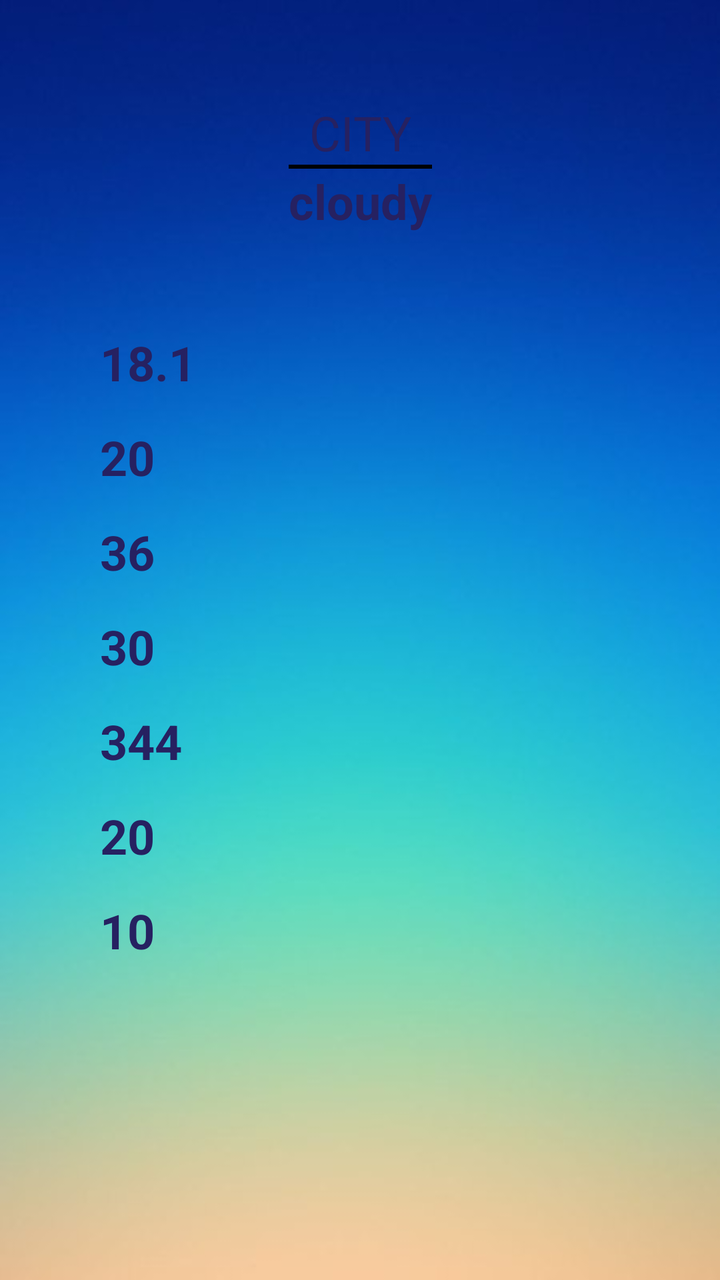
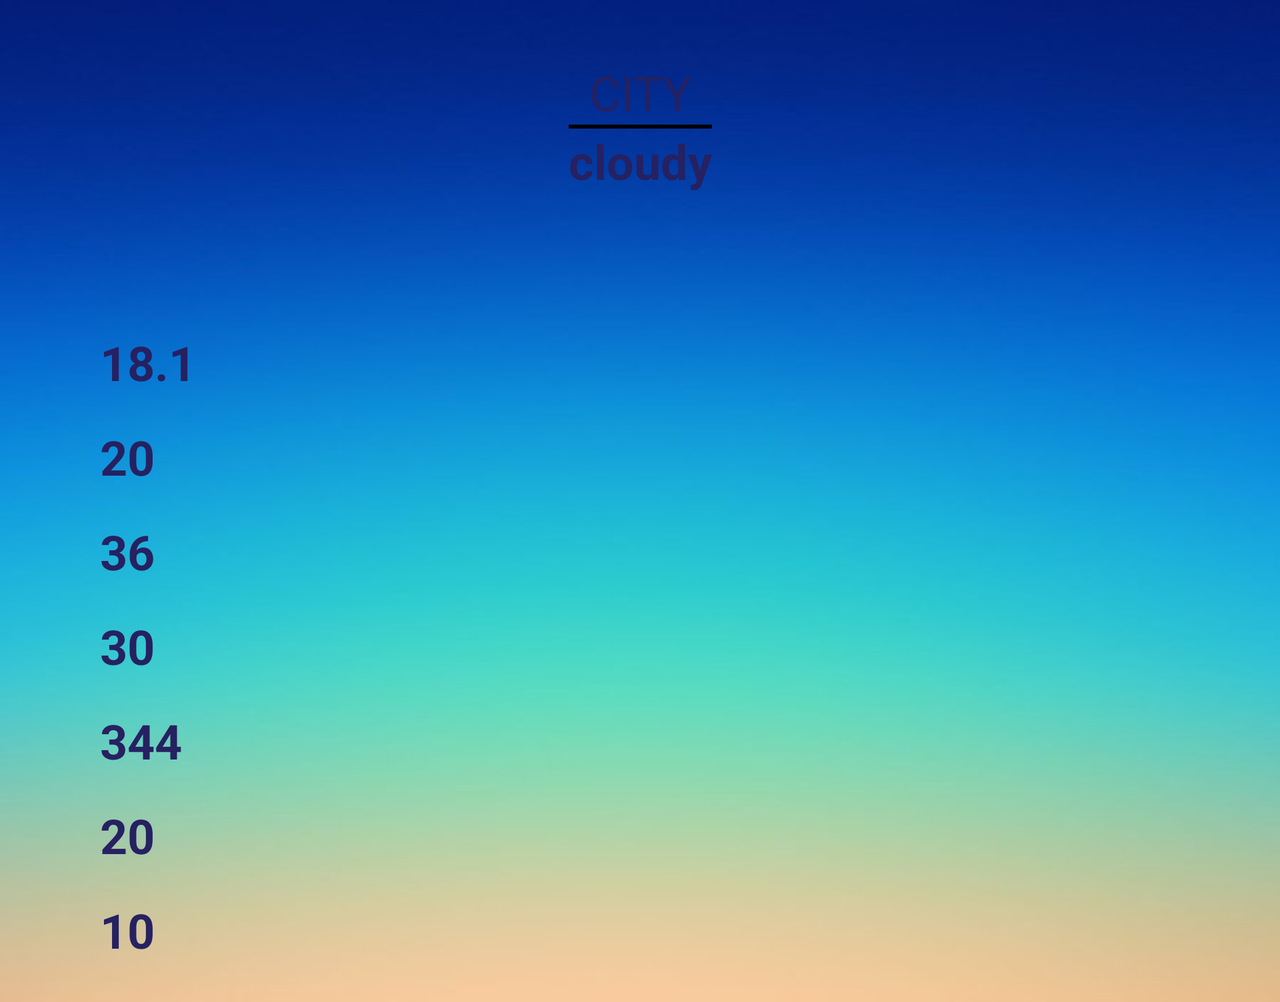

The same Android screen from two of the app's own layout files: first res/layout/ as a phone draws it, then the repository's variant for another configuration, drawn on a device whose configuration selects that folder. Both files follow.
<!-- AndroidManifest.xml: application theme Theme.Weather -->
<!-- res/layout/weather_fragment.xml -->
<?xml version="1.0" encoding="utf-8"?>
<androidx.constraintlayout.widget.ConstraintLayout xmlns:android="http://schemas.android.com/apk/res/android"
    xmlns:app="http://schemas.android.com/apk/res-auto"
    xmlns:tools="http://schemas.android.com/tools"
    android:layout_width="match_parent"
    android:layout_height="match_parent"
    android:background="@drawable/background"
    android:orientation="vertical">



    <ImageView
        android:id="@+id/remove_city_btn"
        android:layout_width="40dp"
        android:layout_height="40dp"
        android:layout_marginTop="5dp"
        android:layout_marginEnd="10dp"
        android:src="@drawable/ic_remove"
        android:visibility="gone"
        app:layout_constraintEnd_toEndOf="parent"
        app:layout_constraintTop_toTopOf="parent" />

    <LinearLayout
        android:id="@+id/content_top"
        android:layout_width="wrap_content"
        android:layout_height="wrap_content"
        android:layout_marginTop="50dp"
        android:orientation="vertical"
        app:layout_constraintEnd_toEndOf="parent"
        app:layout_constraintStart_toStartOf="parent"
        app:layout_constraintTop_toTopOf="parent">

        <TextView
            android:id="@+id/city_name_tv"
            android:layout_width="wrap_content"
            android:layout_height="wrap_content"
            android:layout_gravity="center"
            android:textColor="@color/purple_text"
            android:textSize="24sp"
            tools:text="CITY" />

        <View
            android:id="@+id/view"
            android:layout_width="match_parent"
            android:layout_height="2dp"
            android:background="@color/black" />

        <TextView
            android:id="@+id/weatherDescription"
            style="@style/customTextView"
            android:layout_width="wrap_content"
            android:layout_height="wrap_content"
            android:layout_gravity="center"
            tools:text="cloudy" />

    </LinearLayout>

    <androidx.recyclerview.widget.RecyclerView
        android:id="@+id/main_recycler"
        android:layout_width="match_parent"
        android:layout_height="wrap_content"
        android:layout_marginTop="10dp"
        android:orientation="horizontal"
        app:layoutManager="androidx.recyclerview.widget.LinearLayoutManager"
        app:layout_constraintEnd_toEndOf="parent"
        app:layout_constraintStart_toStartOf="parent"
        app:layout_constraintTop_toBottomOf="@id/content_top"
        tools:itemCount="1"
        tools:listitem="@layout/add_item" />

    <LinearLayout
        android:id="@+id/icon_group"
        android:layout_width="wrap_content"
        android:layout_height="wrap_content"
        android:layout_marginTop="165dp"
        android:orientation="vertical"
        android:visibility="gone"
        app:layout_constraintStart_toStartOf="parent"
        app:layout_constraintTop_toTopOf="parent">

        <ImageView
            android:layout_width="40dp"
            android:layout_height="40dp"
            android:src="@drawable/ic_temp" />

        <ImageView
            android:layout_width="40dp"
            android:layout_height="40dp"
            android:layout_marginTop="10dp"
            android:src="@drawable/ic_temp" />

        <ImageView
            android:layout_width="40dp"
            android:layout_height="40dp"
            android:layout_marginTop="7dp"
            android:src="@drawable/ic_humidity" />

        <ImageView
            android:layout_width="40dp"
            android:layout_height="40dp"
            android:src="@drawable/ic_cloudy" />

        <ImageView
            android:layout_width="40dp"
            android:layout_height="40dp"
            android:layout_marginTop="8dp"
            android:src="@drawable/ic_pressure" />

        <ImageView
            android:layout_width="40dp"
            android:layout_height="40dp"
            android:layout_marginTop="8dp"
            android:src="@drawable/ic_visibility" />

        <ImageView
            android:layout_width="40dp"
            android:layout_height="40dp"
            android:layout_marginTop="5dp"
            android:src="@drawable/ic_wind_speed" />

    </LinearLayout>

    <LinearLayout
        android:id="@+id/content"
        android:layout_width="wrap_content"
        android:layout_height="wrap_content"
        android:layout_marginStart="50dp"
        android:layout_marginTop="150dp"
        android:orientation="vertical"
        app:layout_constraintStart_toStartOf="parent"
        app:layout_constraintTop_toTopOf="parent">

        <TextView
            android:id="@+id/temp"
            style="@style/customTextView"
            android:layout_width="wrap_content"
            android:layout_height="wrap_content"
            android:layout_marginTop="15dp"
            tools:text="18.1" />

        <TextView
            android:id="@+id/feels_like"
            style="@style/customTextView"
            android:layout_width="wrap_content"
            android:layout_height="wrap_content"
            android:layout_marginTop="15dp"
            tools:text="20" />

        <TextView
            android:id="@+id/humidity"
            style="@style/customTextView"
            android:layout_width="wrap_content"
            android:layout_height="wrap_content"
            android:layout_marginTop="15dp"
            tools:text="36" />

        <TextView
            android:id="@+id/cloudiness"
            style="@style/customTextView"
            android:layout_width="wrap_content"
            android:layout_height="wrap_content"
            android:layout_marginTop="15dp"
            tools:text="30" />

        <TextView
            android:id="@+id/pressure"
            style="@style/customTextView"
            android:layout_width="wrap_content"
            android:layout_height="wrap_content"
            android:layout_marginTop="15dp"
            tools:text="344" />

        <TextView
            android:id="@+id/visibility"
            style="@style/customTextView"
            android:layout_width="wrap_content"
            android:layout_height="wrap_content"
            android:layout_marginTop="15dp"
            tools:text="20" />


        <TextView
            android:id="@+id/speed"
            style="@style/customTextView"
            android:layout_width="wrap_content"
            android:layout_height="wrap_content"
            android:layout_marginTop="15dp"
            tools:text="10" />

    </LinearLayout>

    <LinearLayout
        android:id="@+id/error_container"
        android:layout_width="wrap_content"
        android:layout_height="wrap_content"
        android:orientation="vertical"
        android:visibility="gone"
        app:layout_constraintBottom_toBottomOf="parent"
        app:layout_constraintEnd_toEndOf="parent"
        app:layout_constraintStart_toStartOf="parent"
        app:layout_constraintTop_toTopOf="parent">


        <TextView
            android:id="@+id/error_message"
            android:layout_width="wrap_content"
            android:layout_height="wrap_content"
            android:textColor="@color/purple_text"
            android:textSize="20sp"
            android:textStyle="bold"
            tools:text="Проверьте интернет соединение" />

        <View
            android:layout_width="match_parent"
            android:layout_height="2dp"
            android:background="@color/black" />

        <com.google.android.material.button.MaterialButton
            android:id="@+id/try_again_btn"
            android:layout_width="wrap_content"
            android:layout_height="wrap_content"
            android:layout_gravity="center"
            android:layout_marginTop="15dp"
            android:backgroundTint="#135568"
            android:text="@string/try_again"
            android:textColor="#34AACD"
            app:cornerRadius="8dp" />

    </LinearLayout>

    <ProgressBar
        android:id="@+id/progressBar"
        android:layout_width="wrap_content"
        android:layout_height="wrap_content"
        android:visibility="gone"
        app:layout_constraintBottom_toBottomOf="parent"
        app:layout_constraintEnd_toEndOf="parent"
        app:layout_constraintStart_toStartOf="parent"
        app:layout_constraintTop_toTopOf="parent" />


</androidx.constraintlayout.widget.ConstraintLayout>
<!-- resources referenced by this layout -->
<resources>
  <color name="black">#FF000000</color>
  <color name="purple_text">#262161</color>
  <!-- drawable background: jpg bitmap (drawable, 12779 bytes) -->
  <!-- drawable ic_cloudy: png bitmap (drawable, 830 bytes) -->
  <!-- drawable ic_humidity: png bitmap (drawable, 929 bytes) -->
  <!-- drawable ic_pressure: png bitmap (drawable, 961 bytes) -->
  <!-- drawable ic_remove (drawable) -->
  <vector android:height="24dp" android:tint="@color/warm_red"
      android:viewportHeight="24" android:viewportWidth="24"
      android:width="24dp" xmlns:android="http://schemas.android.com/apk/res/android">
      <path android:fillColor="@android:color/white" android:pathData="M12,2C6.48,2 2,6.48 2,12s4.48,10 10,10 10,-4.48 10,-10S17.52,2 12,2zM17,13L7,13v-2h10v2z"/>
  </vector>
  <!-- drawable ic_temp: png bitmap (drawable, 744 bytes) -->
  <string name="try_again">Повторить</string>
  <style name="customTextView" parent="@android:style/TextAppearance.Widget.TextView">
          <item name="android:layout_gravity">start</item>
          <item name="android:textColor">@color/purple_text</item>
          <item name="android:textSize">24sp</item>
          <item name="android:textStyle">bold</item>
      </style>
  <style name="Theme.Weather" parent="Theme.MaterialComponents.DayNight.NoActionBar">
          
          <item name="colorPrimary">@color/purple_500</item>
          <item name="colorPrimaryVariant">@color/purple_700</item>
          <item name="colorOnPrimary">@color/white</item>
          
          <item name="colorSecondary">@color/teal_200</item>
          <item name="colorSecondaryVariant">@color/teal_700</item>
          <item name="colorOnSecondary">@color/black</item>
          
          <item name="android:statusBarColor" tools:targetApi="l">?attr/colorPrimaryVariant</item>
          
      </style>
  <color name="warm_red">#F9AB9F</color>
  <color name="purple_500">#FF6200EE</color>
  <color name="purple_700">#FF3700B3</color>
  <color name="white">#FFFFFFFF</color>
  <color name="teal_200">#FF03DAC5</color>
  <color name="teal_700">#FF018786</color>
</resources>
<!-- res/layout-land/weather_fragment.xml (the repository's variant of the layout above) -->
<!-- drawn on the phone turned sideways -->
<?xml version="1.0" encoding="utf-8"?>
<ScrollView xmlns:android="http://schemas.android.com/apk/res/android"
    xmlns:app="http://schemas.android.com/apk/res-auto"
    xmlns:tools="http://schemas.android.com/tools"
    android:layout_width="match_parent"
    android:fillViewport="true"
    android:layout_height="match_parent">

    <androidx.constraintlayout.widget.ConstraintLayout
        android:layout_width="match_parent"
        android:layout_height="wrap_content"
        android:background="@drawable/background"
        android:orientation="vertical">


        <ImageView
            android:id="@+id/remove_city_btn"
            android:layout_width="40dp"
            android:layout_height="40dp"
            android:layout_marginTop="5dp"
            android:layout_marginEnd="10dp"
            android:src="@drawable/ic_remove"
            android:visibility="gone"
            app:layout_constraintEnd_toEndOf="parent"
            app:layout_constraintTop_toTopOf="parent" />

        <LinearLayout
            android:id="@+id/content_top"
            android:layout_width="wrap_content"
            android:layout_height="wrap_content"
            android:layout_marginTop="30dp"
            android:orientation="vertical"
            app:layout_constraintEnd_toEndOf="parent"
            app:layout_constraintStart_toStartOf="parent"
            app:layout_constraintTop_toTopOf="parent">

            <TextView
                android:id="@+id/city_name_tv"
                android:layout_width="wrap_content"
                android:layout_height="wrap_content"
                android:layout_gravity="center"
                android:textColor="@color/purple_text"
                android:textSize="24sp"
                tools:text="CITY" />

            <View
                android:id="@+id/view"
                android:layout_width="match_parent"
                android:layout_height="2dp"
                android:background="@color/black" />

            <TextView
                android:id="@+id/weatherDescription"
                style="@style/customTextView"
                android:layout_width="wrap_content"
                android:layout_height="wrap_content"
                android:layout_gravity="center"
                tools:text="cloudy" />

        </LinearLayout>

        <androidx.recyclerview.widget.RecyclerView
            android:id="@+id/main_recycler"
            android:layout_width="match_parent"
            android:layout_height="wrap_content"
            android:layout_marginStart="20dp"
            android:layout_marginTop="10dp"
            android:orientation="horizontal"
            app:layoutManager="androidx.recyclerview.widget.LinearLayoutManager"
            app:layout_constraintEnd_toEndOf="parent"
            app:layout_constraintStart_toStartOf="parent"
            app:layout_constraintTop_toBottomOf="@id/content_top"
            tools:listitem="@layout/city_item" />


        <LinearLayout
            android:id="@+id/icon_group"
            android:layout_width="wrap_content"
            android:layout_height="wrap_content"
            android:layout_marginTop="165dp"
            android:orientation="vertical"
            android:visibility="gone"
            app:layout_constraintStart_toStartOf="parent"
            app:layout_constraintTop_toTopOf="parent">

            <ImageView
                android:layout_width="40dp"
                android:layout_height="40dp"
                android:src="@drawable/ic_temp" />

            <ImageView
                android:layout_width="40dp"
                android:layout_height="40dp"
                android:layout_marginTop="10dp"
                android:src="@drawable/ic_temp" />

            <ImageView
                android:layout_width="40dp"
                android:layout_height="40dp"
                android:layout_marginTop="7dp"
                android:src="@drawable/ic_humidity" />

            <ImageView
                android:layout_width="40dp"
                android:layout_height="40dp"
                android:src="@drawable/ic_cloudy" />

            <ImageView
                android:layout_width="40dp"
                android:layout_height="40dp"
                android:layout_marginTop="8dp"
                android:src="@drawable/ic_pressure" />

            <ImageView
                android:layout_width="40dp"
                android:layout_height="40dp"
                android:layout_marginTop="8dp"
                android:src="@drawable/ic_visibility" />

            <ImageView
                android:layout_width="40dp"
                android:layout_height="40dp"
                android:layout_marginTop="5dp"
                android:src="@drawable/ic_wind_speed" />

        </LinearLayout>

        <LinearLayout
            android:id="@+id/content"
            android:layout_width="wrap_content"
            android:layout_height="wrap_content"
            android:layout_marginStart="50dp"
            android:layout_marginTop="150dp"
            android:orientation="vertical"
            app:layout_constraintStart_toStartOf="parent"
            app:layout_constraintTop_toTopOf="parent">

            <TextView
                android:id="@+id/temp"
                style="@style/customTextView"
                android:layout_width="wrap_content"
                android:layout_height="wrap_content"
                android:layout_marginTop="15dp"
                tools:text="18.1" />

            <TextView
                android:id="@+id/feels_like"
                style="@style/customTextView"
                android:layout_width="wrap_content"
                android:layout_height="wrap_content"
                android:layout_marginTop="15dp"
                tools:text="20" />

            <TextView
                android:id="@+id/humidity"
                style="@style/customTextView"
                android:layout_width="wrap_content"
                android:layout_height="wrap_content"
                android:layout_marginTop="15dp"
                tools:text="36" />

            <TextView
                android:id="@+id/cloudiness"
                style="@style/customTextView"
                android:layout_width="wrap_content"
                android:layout_height="wrap_content"
                android:layout_marginTop="15dp"
                tools:text="30" />

            <TextView
                android:id="@+id/pressure"
                style="@style/customTextView"
                android:layout_width="wrap_content"
                android:layout_height="wrap_content"
                android:layout_marginTop="15dp"
                tools:text="344" />

            <TextView
                android:id="@+id/visibility"
                style="@style/customTextView"
                android:layout_width="wrap_content"
                android:layout_height="wrap_content"
                android:layout_marginTop="15dp"
                tools:text="20" />


            <TextView
                android:id="@+id/speed"
                style="@style/customTextView"
                android:layout_width="wrap_content"
                android:layout_height="wrap_content"
                android:layout_marginTop="15dp"
                tools:text="10" />

            <View
                android:layout_width="match_parent"
                android:layout_height="20dp" />

        </LinearLayout>


        <LinearLayout
            android:id="@+id/error_container"
            android:layout_width="wrap_content"
            android:layout_height="wrap_content"
            android:orientation="vertical"
            android:visibility="gone"
            app:layout_constraintBottom_toBottomOf="parent"
            app:layout_constraintEnd_toEndOf="parent"
            app:layout_constraintStart_toStartOf="parent"
            app:layout_constraintTop_toTopOf="parent">


            <TextView
                android:id="@+id/error_message"
                android:layout_width="wrap_content"
                android:layout_height="wrap_content"
                android:textColor="@color/purple_text"
                android:textSize="20sp"
                android:textStyle="bold"
                tools:text="Проверьте интернет соединение" />

            <View
                android:layout_width="match_parent"
                android:layout_height="2dp"
                android:background="@color/black" />

            <com.google.android.material.button.MaterialButton
                android:id="@+id/try_again_btn"
                android:layout_width="wrap_content"
                android:layout_height="wrap_content"
                android:layout_gravity="center"
                android:layout_marginTop="15dp"
                android:backgroundTint="#135568"
                android:text="@string/try_again"
                android:textColor="#34AACD"
                app:cornerRadius="8dp" />

        </LinearLayout>

        <ProgressBar
            android:id="@+id/progressBar"
            android:layout_width="wrap_content"
            android:layout_height="wrap_content"
            android:visibility="gone"
            app:layout_constraintBottom_toBottomOf="parent"
            app:layout_constraintEnd_toEndOf="parent"
            app:layout_constraintStart_toStartOf="parent"
            app:layout_constraintTop_toTopOf="parent" />


    </androidx.constraintlayout.widget.ConstraintLayout>


</ScrollView>
